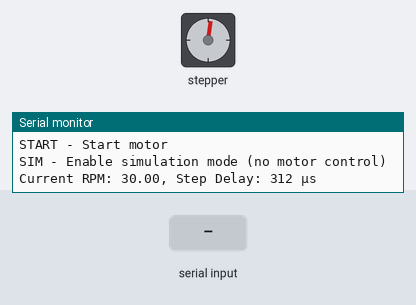
Bench run of a sketch on a simulated Arduino Uno, built with avr-gcc and run on an emulated ATmega328P. Parts: stepper motor, the last lines printed to the serial monitor. Wiring (inferred from the names in the program): stepper motor driver (1600 steps per turn assumed): step pin 3; direction pin 4; enable pin 5. The inputs (shaded band) are chosen by the test bench.

Above: at 1.4 s.
1.5 s: "STOP\n" received over Serial
At 1.5 s:
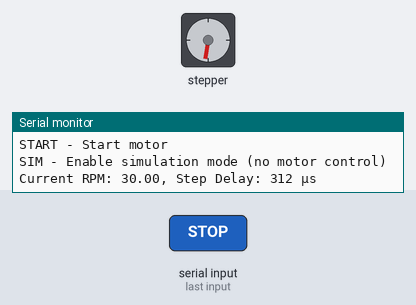
3.0 s: "RPM\n" received over Serial
4.5 s: "START\n" received over Serial
At 4.95 s:
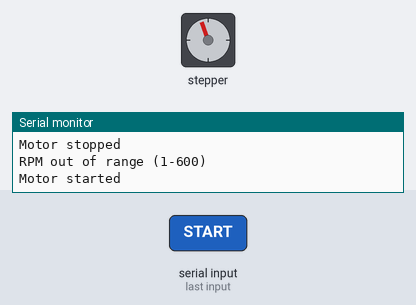
At 5.55 s:
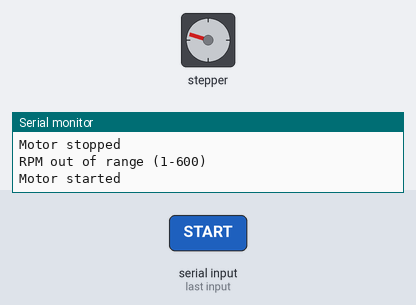
7.5 s: "SIM\n" received over Serial
Timing chart, 0 to 10.0 s (numbered marks = the images above; inputs shaded):
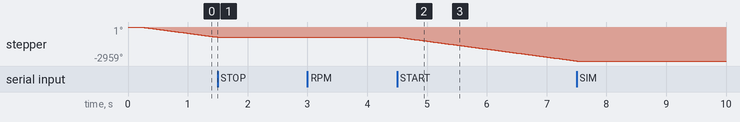

Measured:
- after the input at 1.5 s, stepper: stops changing and stays -891°
- after the input at 4.5 s, stepper: keeps turning counter-clockwise at about 691°/s, starting at once
- by itself, stepper: keeps turning counter-clockwise at about 691°/s

The sketch:

stepper.ino
```cpp
// Define pin connections
const int stepPin = 3;    // STEP pin of driver (PUL+)
const int dirPin = 4;     // DIR pin of driver (DIR+)
const int enablePin = 5;  // ENABLE pin of driver (ENA+)

// Motor parameters
const int stepsPerRevolution = 1600;  // 1.8° per step (NEMA 34 standard)
const int microsteps = 4;            // Driver microstepping setting (800 pulses/rev)
const long totalSteps = stepsPerRevolution * microsteps;  // Total steps per revolution considering microstepping

// Speed control
float desiredRPM = 30.0;  // Start at a lower RPM to avoid stalling
float currentRPM = 0.0;   // Current RPM for acceleration
unsigned long stepDelay;  // Delay between steps in microseconds
bool isRunning = true;    // Motor running state
bool isSimulating = false;  // Flag to indicate if simulation is active

void setup() {
  // Initialize pins
  pinMode(stepPin, OUTPUT);  // Set STEP pin as output
  pinMode(dirPin, OUTPUT);   // Set DIR pin as output
  pinMode(enablePin, OUTPUT);  // Set ENABLE pin as output

  // Set initial states
  digitalWrite(enablePin, HIGH);  // Disable driver initially (ACTIVE LOW)
  digitalWrite(stepPin, LOW);     // Ensure STEP is LOW initially
  digitalWrite(dirPin, LOW);     // Initial direction: ounter-clockwise

  // Start serial communication
  Serial.begin(9600);
  Serial.println("OK2D872 Stepper Motor Control");
  Serial.println("Available Commands:");
  Serial.println("RPM <value> - Set RPM");
  Serial.println("CW - Clockwise direction");
  Serial.println("CCW - Counter-Clockwise direction");
  Serial.println("STOP - Stop motor");
  Serial.println("START - Start motor");
  Serial.println("SIM - Enable simulation mode (no motor control)");

  // Calculate initial step delay
  calculateStepDelayForRPM(desiredRPM);  // Fixed: Use the correct function name
  currentRPM = desiredRPM;  // Start at desired RPM
  digitalWrite(enablePin, LOW);  // Enable driver
}

void loop() {
  static unsigned long lastStepTime = 0;
  static unsigned long lastAccelTime = 0;
  const unsigned long accelInterval = 10;  // Update acceleration every 10ms

  // Check for serial input from HMI (Human Machine Interface)
  if (Serial.available() > 0) {
    String command = Serial.readStringUntil('\n');  // Read incoming command
    command.trim();  // Trim any extra spaces or newlines

    if (command.startsWith("RPM")) {  // Check if the command starts with "RPM"
      float newRPM = command.substring(4).toFloat();  // Extract the RPM value
      if (newRPM > 0 && newRPM <= 600) {  // Check if RPM is within valid range
        desiredRPM = newRPM;
        Serial.println("Target RPM: " + String(desiredRPM));
      } else {
        Serial.println("RPM out of range (1-600)");
      }
    } else if (command == "CW") {  // If command is "CW", set motor direction to clockwise
      digitalWrite(dirPin, HIGH);
      Serial.println("Direction: Clockwise");
    } else if (command == "CCW") {  // If command is "CCW", set motor direction to counterclockwise
      digitalWrite(dirPin, LOW);
      Serial.println("Direction: Counterclockwise");
    } else if (command == "STOP") {  // If command is "STOP", stop the motor
      isRunning = false;
      digitalWrite(enablePin, HIGH);  // Disable the motor driver
      Serial.println("Motor stopped");
    } else if (command == "START") {  // If command is "START", start the motor
      isRunning = true;
      digitalWrite(enablePin, LOW);  // Enable the motor driver
      Serial.println("Motor started");
    } else if (command == "SIM") {  // If command is "SIM", enable simulation mode
      isSimulating = !isSimulating;
      if (isSimulating) {
        Serial.println("Simulation mode enabled. No motor control.");
      } else {
        Serial.println("Simulation mode disabled.");
      }
    } else {
      Serial.println("Unknown command: " + command);  // Handle unknown commands
    }
  }

  // Accelerate/decelerate to desired RPM
  if (isRunning && !isSimulating) {  // Only control motor if running and not in simulation mode
    unsigned long currentTime = micros();

    // Update acceleration every accelInterval (10ms)
    if (currentTime - lastAccelTime >= accelInterval * 1000) {
      if (currentRPM < desiredRPM) {
        currentRPM += 0.5;  // Increase RPM by 0.5 per 10ms (adjust for smoothness)
        if (currentRPM > desiredRPM) currentRPM = desiredRPM;
        calculateStepDelayForRPM(currentRPM);
      } else if (currentRPM > desiredRPM) {
        currentRPM -= 0.5;  // Decrease RPM by 0.5 per 10ms
        if (currentRPM < desiredRPM) currentRPM = desiredRPM;
        calculateStepDelayForRPM(currentRPM);
      }
      lastAccelTime = currentTime;
    }

    // Step the motor at the calculated delay
    if (currentTime - lastStepTime >= stepDelay) {
      digitalWrite(stepPin, HIGH);
      delayMicroseconds(5);  // 5 µs pulse width for OK2D872
      digitalWrite(stepPin, LOW);
      lastStepTime = currentTime;
    }
  } else if (isSimulating) {  // If simulation mode is active, simulate motor behavior
    simulateMotorBehavior();  // Call the function to simulate motor behavior
  }
}

// Calculate the step delay for the desired RPM
void calculateStepDelayForRPM(float rpm) {
  if (rpm <= 0) rpm = 1;  // Prevent division by zero
  float timePerRevolution = 60000000.0 / rpm;  // µs per revolution
  stepDelay = (unsigned long)(timePerRevolution / totalSteps);  // Calculate step delay in microseconds
  if (stepDelay < 10) stepDelay = 10;  // Minimum 10 µs total period (5 µs HIGH + 5 µs LOW)
  Serial.println("Current RPM: " + String(rpm) + ", Step Delay: " + String(stepDelay) + " µs");
}

// Simulate motor behavior when in simulation mode
void simulateMotorBehavior() {
  Serial.println("Simulating motor behavior...");
  Serial.print("Simulated RPM: ");
  Serial.println(desiredRPM);
  Serial.print("Simulated Direction: ");
  if (digitalRead(dirPin) == HIGH) {
    Serial.println("Clockwise");
  } else {
    Serial.println("Counterclockwise");
  }
  // Simulate the RPM change and direction by printing
  delay(1000);  // Simulate a pause between updates
}
```
